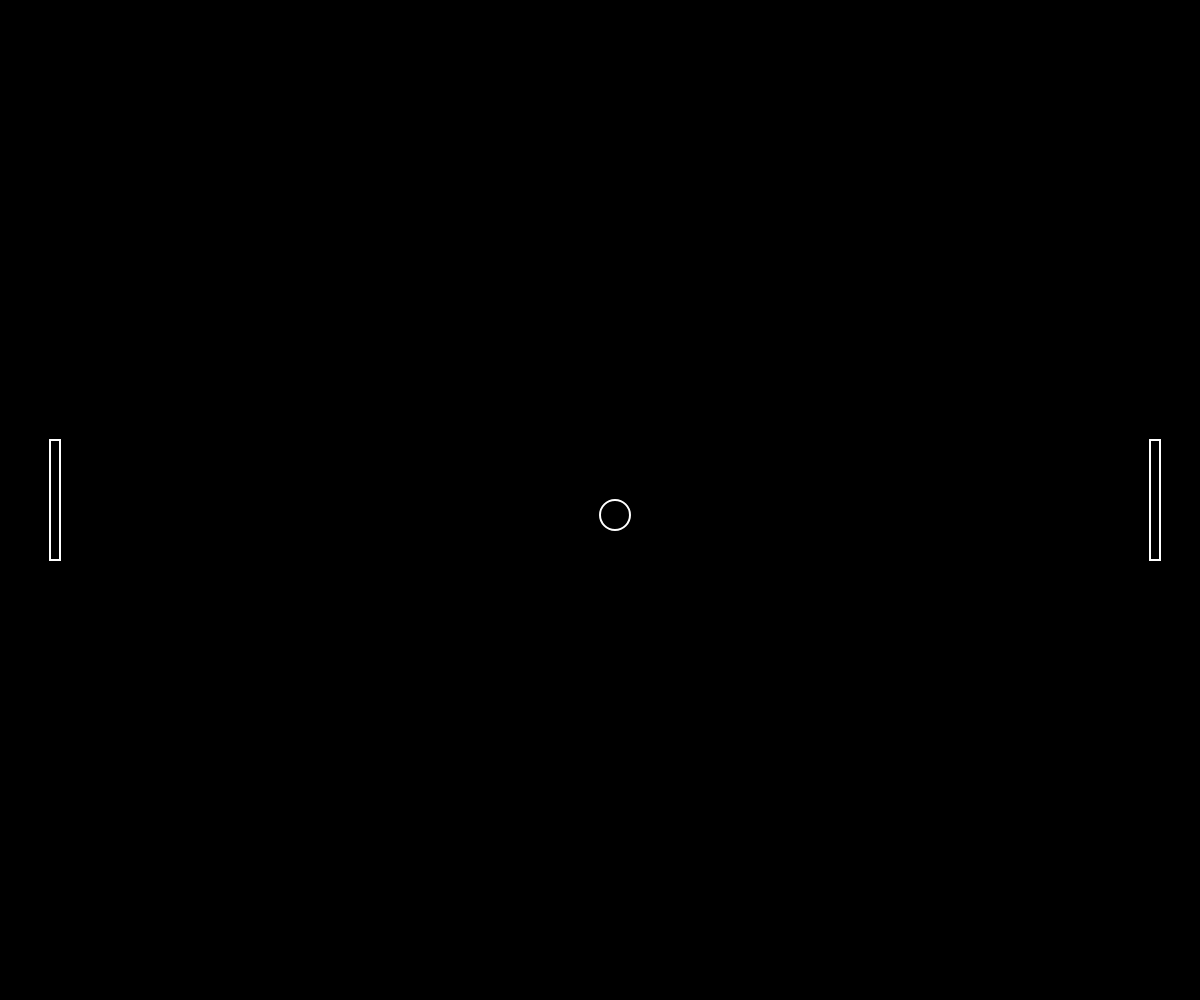
Frame 1 (no input)
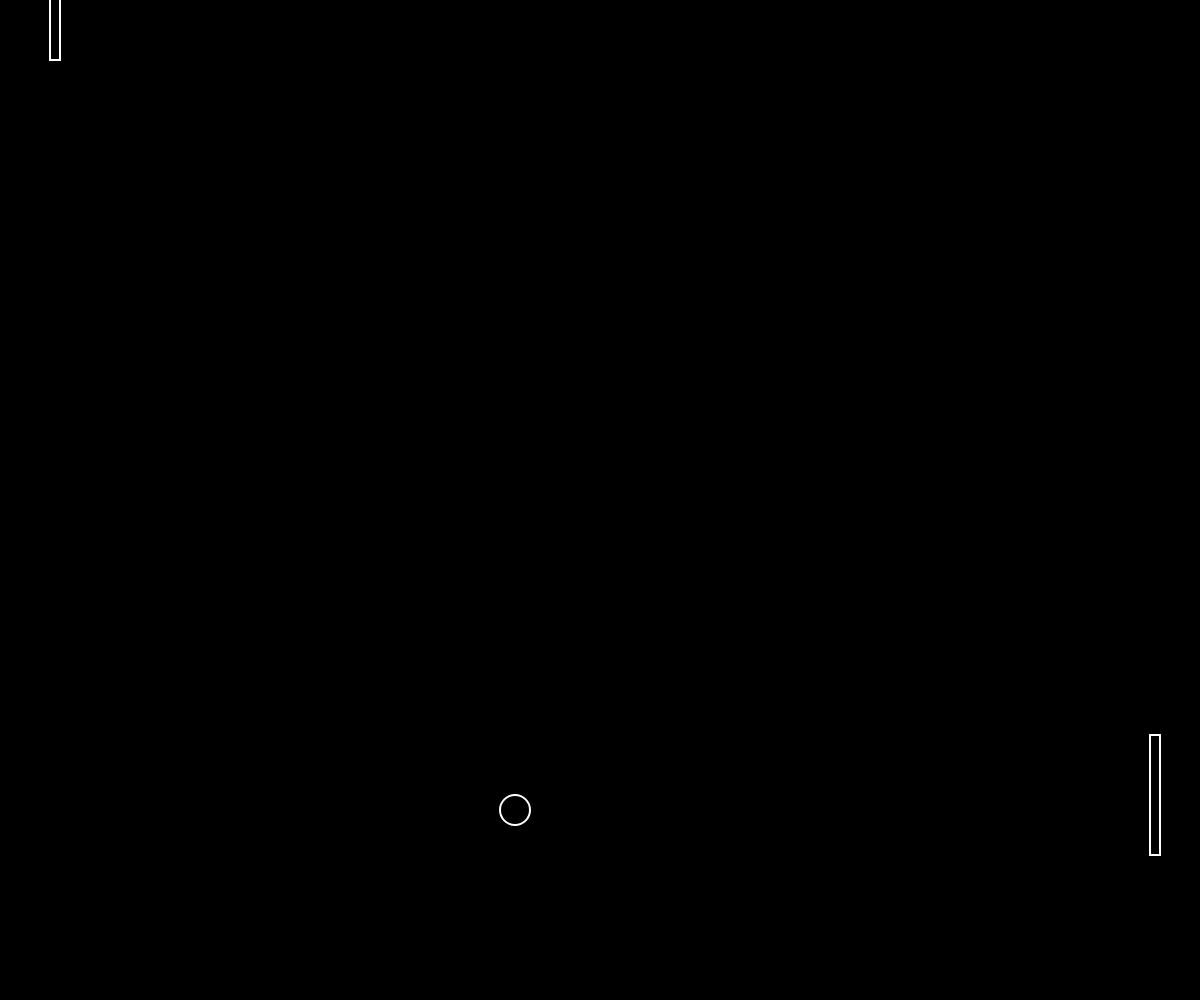
Frame 60 (no input)
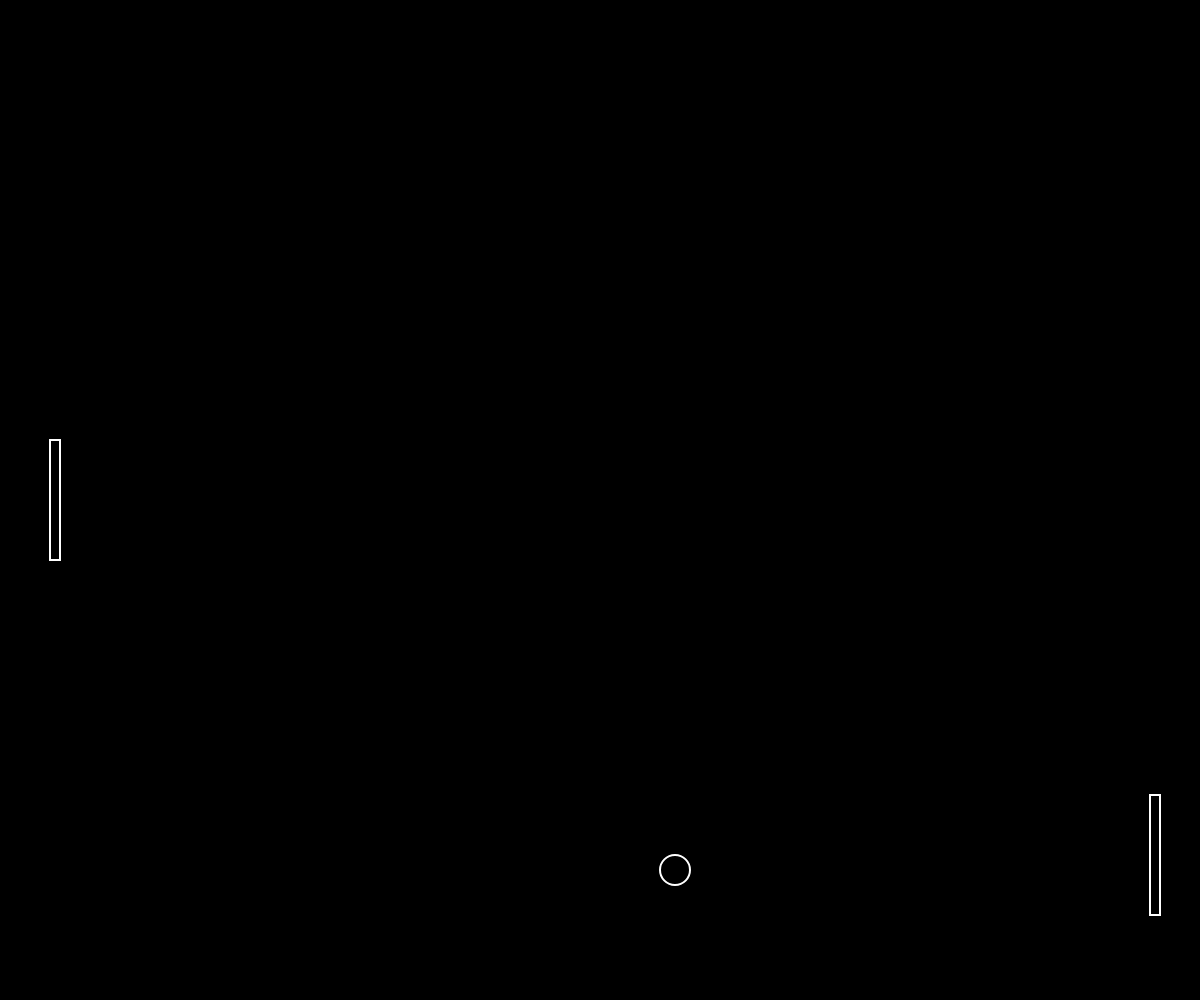
Frame 120 (the mouse pressed at the canvas centre since frame 60)

The p5.js sketch that drew these frames (run headless with seeded random() and noise() and a simulated clock; from frame 60 on, the mouse is pressed at the canvas centre):

// p5.js sketch
// ── sketch.js
var cWidth = window.innerWidth;
var cHeight = window.innerHeight;

var running = true;
var leftPaddle;
var rightPaddle;

var ball = {
  x:cWidth/2,
  y:cHeight/2,
  d: 30,
  xspeed:20,
  yspeed:5
};

function setup() {
  ellipseMode(CORNER);
	colorMode(HSB);
  createCanvas(cWidth, cHeight);
  leftPaddle = new Paddle(50, false);
  rightPaddle = new Paddle(width-50, true);
  
}

function draw() {
  background(0)
  display();
  leftPaddle.render();
  rightPaddle.render();
  if (running === true) {
    bounce();
    moving();
    leftPaddle.move();
    rightPaddle.move()
  }

}

function display() {
  strokeWeight(2);
  stroke(255);
  noFill();
  ellipse(ball.x,ball.y,ball.d,ball.d);
}

function moving() {
  ball.x += ball.xspeed;
  ball.y += ball.yspeed;
}

function bounce() {
  if (ball.x < 0|| ball.x + ball.d > width) {
    ball.xspeed = ball.xspeed*-1;
  }

  if (ball.y < 0 || ball.y + ball.d > height) {
    ball.yspeed = ball.yspeed*-1;
  }
  
  if (leftPaddle.collide(ball)) {
    ball.xspeed = ball.xspeed*-1;
  }
  
  if (rightPaddle.collide(ball)) {
    ball.xspeed = ball.xspeed*-1;
  }
}

function run() {
  running = !running;
}

function Paddle(x, ai) {
    
    this.height = 120;
    this.width = 10;
    this.x = x;
    this.y = (height/2-(this.height/2));
    this.ai = ai;
    
    this.render = function() {
        
      stroke(255);
      fill(0);
      rect(this.x, this.y, this.width, this.height)
        
    }
    
    this.move = function() {
      
      if (this.ai) {
        
        this.y = ball.y - this.height/2;
        
      }else{
        
        this.y = mouseY - this.height/2;
        
      }
    }
    
    
    this.collide = function(object) {
      
      if (this.x < object.x + object.d &&
        this.x + this.width > object.x &&
        this.y < object.y + object.d &&
        this.height + this.y > object.y) {
        
          return true
        
      }else {
        
          return false;
        
      }
      
    }
}
